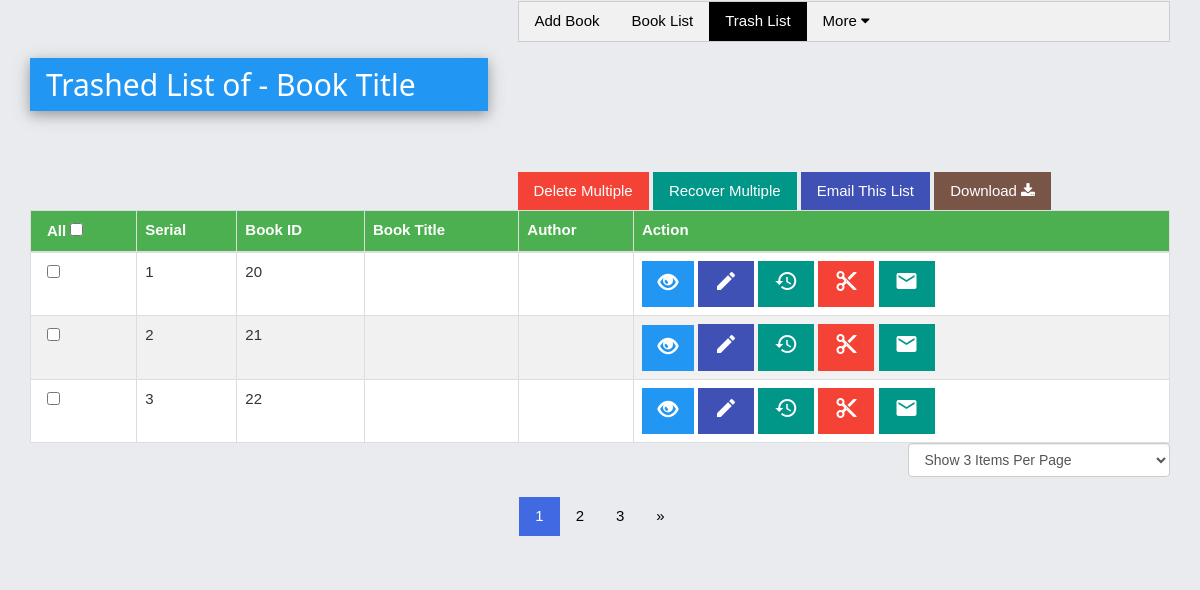
The page /views/SEIPXXXX/Admin/trashed.php on the database its author committed.
### tables this page shows
CREATE TABLE `tbl_book_title` (
  `id` int(11) NOT NULL,
  `admin_name` varchar(100) NOT NULL,
  `admin_email` varchar(100) NOT NULL,
  `admin_password` varchar(100) NOT NULL,
  `book_image` varchar(100) NOT NULL,
  `is_trashed` varchar(20) NOT NULL DEFAULT 'No'
);

### src/BABYTIKA/SEIPXXXX/Admin/Admin.php (called while the page is built, shortened)
<?php
class Admin extends Database
{
    public function trashed(){
        $query = "SELECT * FROM `tbl_book_title` WHERE is_trashed <> 'No'";
        $STH = $this->DBH->query($query);
        $STH->setFetchMode(PDO::FETCH_OBJ);
        $allData = $STH->fetchAll();
        return $allData;
    }
    public function trashedPaginator($page=1,$itemsPerPage=3){
        $start = (($page-1) * $itemsPerPage);
        $sql = "SELECT * from tbl_book_title WHERE is_trashed <> 'No'  LIMIT $start,$itemsPerPage";
        $STH = $this->DBH->query($sql);
        $STH->setFetchMode(PDO::FETCH_OBJ);
        $arrSomeData  = $STH->fetchAll();
        return $arrSomeData;
    }
}

### src/BABYTIKA/SEIPXXXX/Model/Database.php (called while the page is built, shortened)
<?php
class Database{
    public $username="root";
    public $password="";
    public function __construct()
    {
        try {
            $this->DBH = new PDO("mysql:host=localhost;dbname=db_atomic_project", $this->username, $this->password);
        }
        catch(PDOException $e) {
            echo $e->getMessage();
        }
    }
}

### views/SEIPXXXX/Admin/trashed.php (the view, shortened to what this page needs)
<?php
    $obj = new Admin();
    $allData = $obj->trashed();
    $recordCount= count($allData);
    if(isset($_REQUEST['Page']))   $page = $_REQUEST['Page'];
    else if(isset($_SESSION['Page']))   $page = $_SESSION['Page'];
    else   $page = 1;
    if(isset($_REQUEST['ItemsPerPage']))   $itemsPerPage = $_REQUEST['ItemsPerPage'];
    else if(isset($_SESSION['ItemsPerPage']))   $itemsPerPage = $_SESSION['ItemsPerPage'];
    else   $itemsPerPage = 3;
    $pages = ceil($recordCount/$itemsPerPage);
    $someData = $obj->trashedPaginator($page,$itemsPerPage);
    $serial = (  ($page-1) * $itemsPerPage ) +1;
?>
<!doctype html>
<html lang="en">
<head>
    <link rel="stylesheet" href="../../../resource/assets/bootstrap/css/bootstrap.min.css">
    <link rel="stylesheet" href="../../../resource/assets/w3css/4/w3.css">
    <link rel="stylesheet" href="../../../resource/assets/font-awesome-4.7.0/css/font-awesome.min.css">
    <link rel="stylesheet" href="../../../resource/assets/style.css">
</head>
<body style="background-color: #E9EBEE">
        <div class="container">
            <div class="row">
                <div class="col-md-7">
                    <div class="w3-bar w3-border w3-light-grey">
                        <a href="create.php" class="w3-bar-item w3-button" style="text-decoration: none">Add Book</a>
                        <a href="index.php" class="w3-bar-item w3-button" style="text-decoration: none">Book List</a>
                        <a href="trashed.php" class="w3-bar-item w3-button w3-black" style="text-decoration: none">Trash List</a>
                        <div class="w3-dropdown-hover">
                            <button class="w3-button">More <i class="fa fa-caret-down"></i></button>
                        </div>
                    </div>
                </div>
            </div>
            <div class="row">
                <div class="col-sm-5">
                    <div class="w3-panel w3-blue w3-card-4">
                        <h2> Trashed List of - Book Title </h2>
                    </div>
                </div>
            </div>
            <br><br>
            <form id="selectionForm" action="recover_multiple.php" method="post">
                <div class="row">
                    <div class="col-sm-5"></div>
                    <div class="col-lg-7">
                        <input type="button" id="deleteMultipleButton" class="w3-btn w3-red w3-hover-red" value="Delete Multiple">
                        <input type="button" id="recoverMultipleButton" class="w3-btn w3-teal w3-hover-teal w3-text-white w3-hover-text-white" value="Recover Multiple">
                        <a href="trashMail.php?list=1" class="w3-btn w3-indigo w3-hover-indigo" style="text-decoration: none">Email This List</a>
                        <div class="w3-dropdown-hover">
                            <button type="button" class="w3-btn w3-brown w3-hover-brown">Download <i class="fa fa-download"></i></button>
                        </div>
                    </div>
                </div>
                <div class="row">
                    <div class="col-sm-12">
                            <table class="table-bordered w3-table-all w3-hoverable">
                                <thead>
                                <tr class="w3-green">
                                    <th>All <input type="checkbox" name="select_all" id="select_all"></th>
                                    <th>Serial</th>
                                    <th>Book ID</th>
                                    <th>Book Title</th>
                                    <th>Author</th>
                                    <th>Action</th>
                                </tr>
                                </thead>
                                <?php
                                    foreach($someData as $row){
                                        echo "
                                            <tr>
                                                <td>
                                                    <input type='checkbox' class='checkbox' name='selectedIDs[]' value='$row->id'>
                                                </td>
                                                <td>$serial</td>
                                                <td>$row->id</td>
                                                <td>$row->book_title</td>
                                                <td>$row->author_name</td>
                                                <td>
                                                    <a href='view.php?id=$row->id' title='View'>
                                                        <button type='button' class='w3-btn w3-blue w3-hover-blue' style='font-size: 20px;'>
                                                            <span class='glyphicon glyphicon-eye-open'></span>
                                                        </button>
                                                    </a>
                                                    <a href='edit.php?id=$row->id' title='Edit'>
                                                        <button type='button' class='w3-btn w3-indigo w3-hover-indigo'>
                                                            <i class='material-icons'>edit</i>
                                                        </button>
                                                    </a>
                                                    <a href='recover.php?id=$row->id' title='Recover'>
                                                            <button type='button' class='w3-btn w3-teal w3-hover-teal'>
                                                                <i class='material-icons'>restore</i>
                                                            </button>
                                                        </a>
                                                    <a href='delete.php?id=$row->id' title='Delete'>
                                                            <button onclick='return confirm_delete()' type='button' class='w3-btn w3-red w3-hover-red' >
                                                                <i class='material-icons'>content_cut</i>
                                                            </button>
                                                    </a>
                                                    <a href='trashMail.php?id=$row->id' title='Email'>
                                                                <button type='button' class='w3-btn w3-teal w3-hover-teal w3-text-white w3-hover-text-white'>
                                                                    <i class='material-icons'>mail</i>
                                                                </button>
                                                    </a>
                                                </td>
                                            </tr>
                                        ";
                                        $serial++;
                                    }
                                ?>
                            </table>
                        </div>
                </div>
            </form>
            <div class="row">
                <div class="col-lg-9"></div>
                <div class="col-lg-3">
                    <select class="form-control"  name="ItemsPerPage" id="ItemsPerPage" onchange="javascript:location.href = this.value;" >
                        <?php
                        if($itemsPerPage==3 ) echo '<option value="?ItemsPerPage=3" selected >Show 3 Items Per Page</option>';
                        else echo '<option  value="?ItemsPerPage=3">Show 3 Items Per Page</option>';
                        ?>
                    </select>
                </div>
            </div>
            <div class="row" align="center">
                <div class="pagination">
                    <?php
                    $pagePlusOne  = $page+1;
                    for($i=1;$i<=$pages;$i++)
                    {
                        if($i==$page) echo '<a href="" class="active">'. $i . '</a>';
                        else  echo "<a href='?Page=$i'>". $i . '</a>';
                    }
                    if($page<$pages)
                        echo "<a href='trashed.php?Page=$pagePlusOne'>" . "&raquo;" . "</a>";
                    ?>
                </div>
            </div>
        </div>
</body>
</html>

### resource/assets/w3css/4/w3.css (style rules this page uses)
html { box-sizing:border-box }
*,*:before,*:after { box-sizing:inherit }
html { -ms-text-size-adjust:100%;-webkit-text-size-adjust:100% }
body { margin:0 }
a { background-color:transparent;-webkit-text-decoration-skip:objects }
button,input,select,textarea { font:inherit;margin:0 }
button,input { overflow:visible }
button,select { text-transform:none }
button,html [type=button],[type=reset],[type=submit] { -webkit-appearance:button }
[type=checkbox],[type=radio] { padding:0 }
html,body { font-family:Verdana,sans-serif;font-size:15px;line-height:1.5 }
html { overflow-x:hidden }
h2 { font-size:30px }
h1,h2,h3,h4,h5,h6 { font-family:"Segoe UI",Arial,sans-serif;font-weight:400;margin:10px 0 }
a { color:inherit }
.w3-table,.w3-table-all { border-collapse:collapse;border-spacing:0;width:100%;display:table }
.w3-table-all { border:1px solid #ccc }
.w3-bordered tr,.w3-table-all tr { border-bottom:1px solid #ddd }
.w3-table-all tr:nth-child(odd) { background-color:#fff }
.w3-table-all tr:nth-child(even) { background-color:#f1f1f1 }
.w3-table td,.w3-table th,.w3-table-all td,.w3-table-all th { padding:8px 8px;display:table-cell;text-align:left;vertical-align:top }
.w3-table th:first-child,.w3-table td:first-child,.w3-table-all th:first-child,.w3-table-all td:first-child { padding-left:16px }
.w3-btn,.w3-button { border:none;display:inline-block;outline:0;padding:8px 16px;vertical-align:middle;overflow:hidden;text-decoration:none;color:inherit;background-color:inherit;text-align:center;cursor:pointer;white-space:nowrap }
.w3-btn,.w3-button { -webkit-touch-callout:none;-webkit-user-select:none;-khtml-user-select:none;-moz-user-select:none;-ms-user-select:none;user-select:none }
.w3-dropdown-click,.w3-dropdown-hover { position:relative;display:inline-block;cursor:pointer }
.w3-bar { width:100%;overflow:hidden }
.w3-bar .w3-bar-item { padding:8px 16px;float:left;width:auto;border:none;outline:none;display:block }
.w3-bar .w3-dropdown-hover,.w3-bar .w3-dropdown-click { position:static;float:left }
.w3-bar .w3-button { white-space:normal }
.w3-container:after,.w3-container:before,.w3-panel:after,.w3-panel:before,.w3-row:after,.w3-row:before,.w3-row-padding:after,.w3-row-padding:before, .w3-cell-row:before,.w3-cell-row:after,.w3-clear:after,.w3-clear:before,.w3-bar:before,.w3-bar:after { content:"";display:table;clear:both }
.w3-container,.w3-panel { padding:0.01em 16px }
.w3-panel { margin-top:16px;margin-bottom:16px }
.w3-card-4,.w3-hover-shadow:hover { box-shadow:0 4px 10px 0 rgba(0,0,0,0.2),0 4px 20px 0 rgba(0,0,0,0.19) }
.w3-border { border:1px solid #ccc!important }
.w3-blue,.w3-hover-blue:hover { color:#fff!important;background-color:#2196F3!important }
.w3-brown,.w3-hover-brown:hover { color:#fff!important;background-color:#795548!important }
.w3-green,.w3-hover-green:hover { color:#fff!important;background-color:#4CAF50!important }
.w3-indigo,.w3-hover-indigo:hover { color:#fff!important;background-color:#3f51b5!important }
.w3-red,.w3-hover-red:hover { color:#fff!important;background-color:#f44336!important }
.w3-teal,.w3-hover-teal:hover { color:#fff!important;background-color:#009688!important }
.w3-black,.w3-hover-black:hover { color:#fff!important;background-color:#000!important }
.w3-light-grey,.w3-hover-light-grey:hover,.w3-light-gray,.w3-hover-light-gray:hover { color:#000!important;background-color:#f1f1f1!important }
.w3-text-white,.w3-hover-text-white:hover { color:#fff!important }

### resource/assets/style.css (style rules this page uses)
.pagination a { color: black; float: left; padding: 8px 16px; text-decoration: none; transition: background-color .3s; }
.pagination a.active { background-color: royalblue; color: white; }
body, html { height: 100%; }

### rows shown on the page
tbl_book_title: id "20"
tbl_book_title: id "21"
tbl_book_title: id "22"
